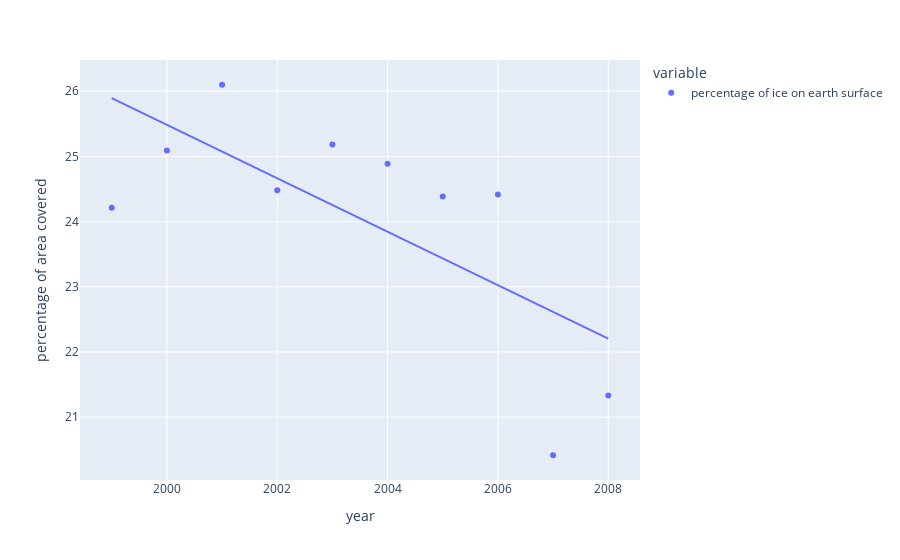

The notebook cell saved with this chart:
### Code cell
fig = px.scatter(df3,x='year',y=['percentage of ice on earth surface'],labels={"value":"percentage of area covered "}, trendline="ols")
fig.show()

### Figure 1 — Plotly figure (JSON) as saved in the notebook; plotly's stock layout.template omitted (floating-point values rounded to 4 significant figures)
{"data": [{"hovertemplate": "variable=percentage of ice on earth surface<br>year=%{x}<br>percentage of area covered =%{y}<extra></extra>", "legendgroup": "percentage of ice on earth surface", "marker": {"color": "#636efa", "symbol": "circle"}, "mode": "markers", "name": "percentage of ice on earth surface", "orientation": "v", "showlegend": true, "type": "scatter", "x": [1999, 2000, 2001, 2002, 2003, 2004, 2005, 2006, 2007, 2008], "xaxis": "x", "y": [24.21, 25.09, 26.1, 24.48, 25.18, 24.89, 24.39, 24.41, 20.42, 21.33], "yaxis": "y"}, {"hovertemplate": "<b>OLS trendline</b><br>value = -0.409985 * year + 845.456<br>R<sup>2</sup>=0.489609<br><br>variable=percentage of ice on earth surface<br>year=%{x}<br>percentage of area covered =%{y} <b>(trend)</b><extra></extra>", "legendgroup": "percentage of ice on earth surface", "marker": {"color": "#636efa", "symbol": "circle"}, "mode": "lines", "name": "percentage of ice on earth surface", "showlegend": false, "type": "scatter", "x": [1999, 2000, 2001, 2002, 2003, 2004, 2005, 2006, 2007, 2008], "xaxis": "x", "y": [25.9, 25.49, 25.08, 24.67, 24.26, 23.85, 23.44, 23.03, 22.62, 22.21], "yaxis": "y"}], "layout": {"legend": {"title": {"text": "variable"}, "tracegroupgap": 0}, "margin": {"t": 60}, "xaxis": {"anchor": "y", "domain": [0, 1], "title": {"text": "year"}}, "yaxis": {"anchor": "x", "domain": [0, 1], "title": {"text": "percentage of area covered "}}}}
